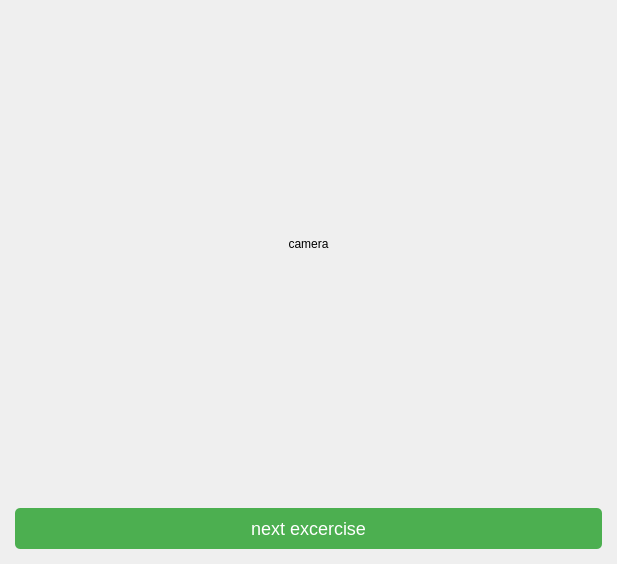
<?xml version="1.0" encoding="UTF-8"?>
<ui version="4.0">
 <class>Form</class>
 <widget class="QWidget" name="Form">
  <property name="geometry">
   <rect>
    <x>0</x>
    <y>0</y>
    <width>617</width>
    <height>564</height>
   </rect>
  </property>
  <property name="windowTitle">
   <string>Form</string>
  </property>
  <layout class="QVBoxLayout" name="verticalLayout_2">
   <property name="leftMargin">
    <number>0</number>
   </property>
   <property name="topMargin">
    <number>0</number>
   </property>
   <property name="rightMargin">
    <number>0</number>
   </property>
   <property name="bottomMargin">
    <number>0</number>
   </property>
   <item>
    <widget class="QLabel" name="camera_label">
     <property name="sizePolicy">
      <sizepolicy hsizetype="Preferred" vsizetype="Preferred">
       <horstretch>0</horstretch>
       <verstretch>0</verstretch>
      </sizepolicy>
     </property>
     <property name="minimumSize">
      <size>
       <width>0</width>
       <height>0</height>
      </size>
     </property>
     <property name="frameShape">
      <enum>QFrame::NoFrame</enum>
     </property>
     <property name="lineWidth">
      <number>0</number>
     </property>
     <property name="text">
      <string>camera</string>
     </property>
     <property name="alignment">
      <set>Qt::AlignCenter</set>
     </property>
    </widget>
   </item>
   <item>
    <widget class="QPushButton" name="next_exercise_button">
     <property name="styleSheet">
      <string notr="true">QPushButton {
                padding: 10px;
                font-size: 18px;
                color: #ffffff;
                background-color: #4CAF50;
                border: none;
                border-radius: 5px;
				margin: 15px;
            }
            QPushButton:hover {
                background-color: #45a049;
            }
            QPushButton:pressed {
                background-color: #388e3c;
            }</string>
     </property>
     <property name="text">
      <string>next excercise</string>
     </property>
    </widget>
   </item>
  </layout>
 </widget>
 <resources/>
 <connections/>
</ui>
